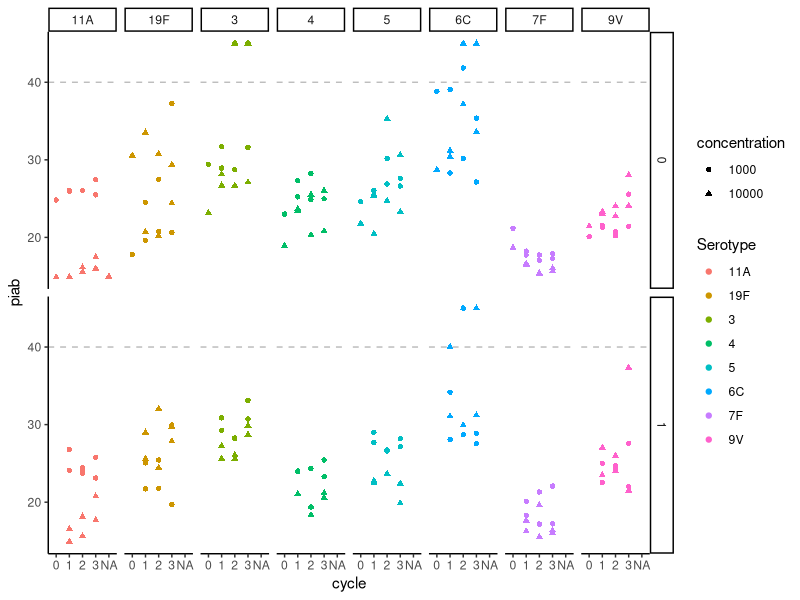
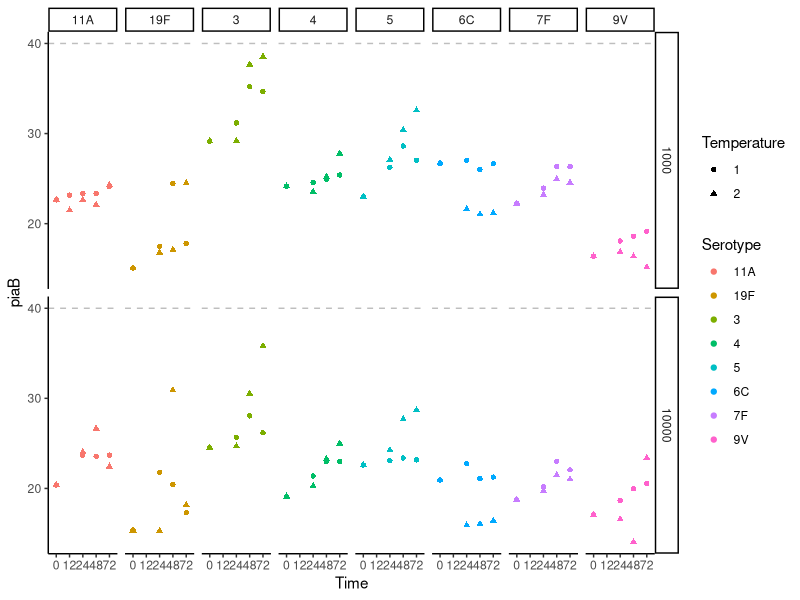

The R script that drew these images, in order:
## ---- chunk 1
knitr::opts_chunk$set(echo = TRUE)
library(dplyr)
library(ggplot2)
library(reshape2)
library(readxl)
## ---- chunk 2
a1 <- read_excel('./Data/Spn stability analysis for R.xlsx')
a1$piab <- as.numeric(a1$piab)

a1 <- a1[a1$Temperature %in% c(1,2),]

a1$Serotype <- as.factor(a1$Serotype)
a1$cycle <- as.factor(a1$cycle)
a1$Temperature<- as.factor(a1$Temperature)
a1$glycerol<- as.factor(a1$glycerol)

a1$concentration<- as.factor(a1$concentration)

## ---- chunk 3

ggplot(a1, aes(x=cycle, y=piab, group=Serotype, color=Serotype))+
  geom_point(aes(shape=concentration)) +
  theme_classic() +
  facet_grid(glycerol~Serotype) +
  geom_hline(yintercept = 40, lty=2, col='gray')
## ---- chunk 4
mod1 <- lm(piab ~ Serotype + Temperature + glycerol +cycle +concentration, data=a1)

summary(mod1)
## ---- chunk 5
mod2 <- lm(piab ~ Serotype + Temperature + concentration+ glycerol +cycle + glycerol*cycle , data=a1)

summary(mod2)

# mod2a <- lm(piab ~ Serotype + Temperature + concentration+ glycerol +cycle + concentration*cycle , data=a1)
# 
# summary(mod2a)

# mod3 <- lm(piab ~ Serotype + Temperature + concentration+ glycerol +cycle + glycerol*concentration*cycle , data=a1)
# 
# summary(mod3)
## ---- chunk 6
mod4 <- lm(piab ~ Serotype + Temperature + concentration+ glycerol +cycle + Temperature*cycle , data=a1)

summary(mod4)
## ---- chunk 7
mod4 <- lm(piab ~ Serotype + Temperature + concentration+ glycerol +cycle + Serotype*cycle , data=a1)

summary(mod4)
## ---- chunk 8
b1 <- read_excel('./Data/Spn stability analysis for R.xlsx', sheet='Timecourse')

b1$piaB <- as.numeric(b1$piaB)

b1 <- b1[b1$Temperature %in% c(1,2),]

b1$Serotype <- as.factor(b1$Serotype)
b1$Temperature<- as.factor(b1$Temperature)
b1$Time <- as.factor(b1$Time)
b1$concentration<- as.factor(b1$concentration)
## ---- chunk 9

ggplot(b1, aes(x=Time, y=piaB, group=Serotype, color=Serotype))+
  geom_point(aes(shape=Temperature)) +
  theme_classic() +
  facet_grid(concentration~Serotype) +
  geom_hline(yintercept = 40, lty=2, col='gray')
## ---- chunk 10
tmod1 <- lm(piaB ~ Temperature + Serotype + concentration + Time, data=b1)

summary(tmod1)
## ---- chunk 11
tmod2 <- lm(piaB ~ Temperature + Serotype + concentration + Time + Time*Serotype, data=b1)

summary(tmod2)
## ---- chunk 12
tmod3 <- lm(piaB ~ Temperature + Serotype + concentration + Time + Time*concentration, data=b1)

summary(tmod3)
